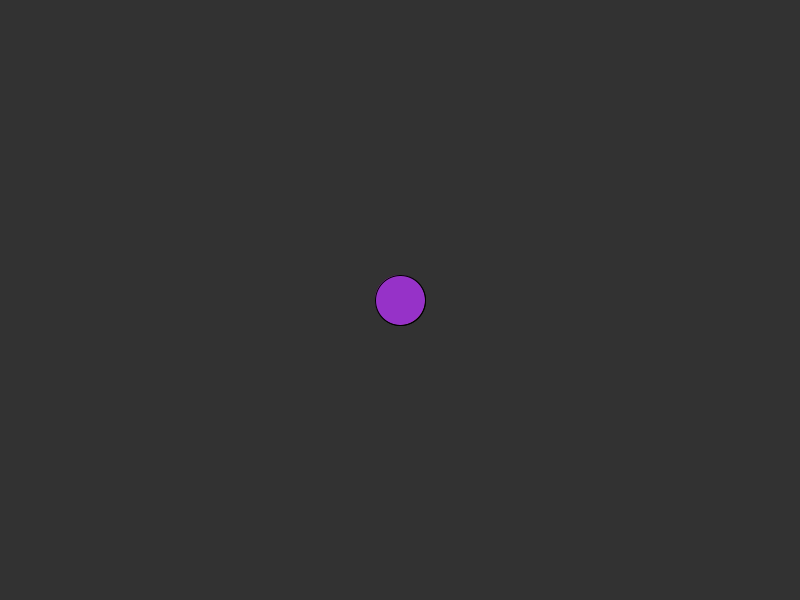
Frame 1 (no input)
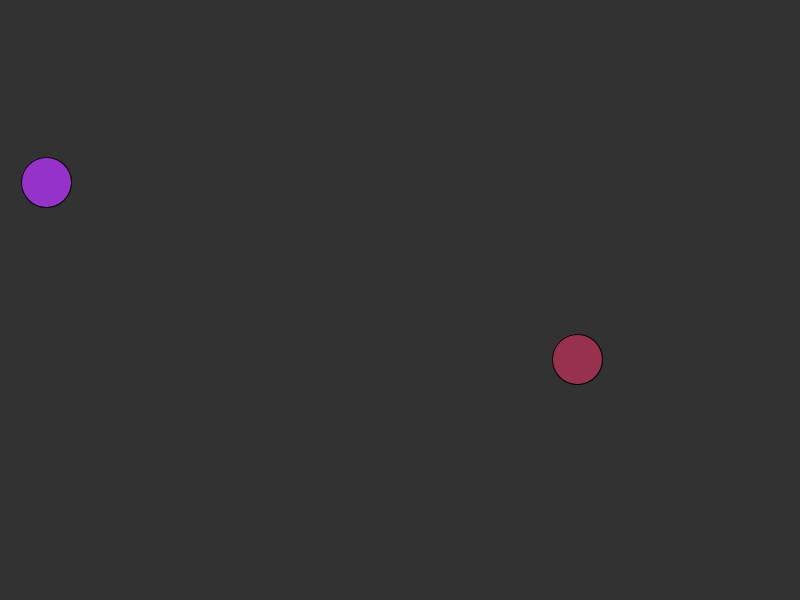
Frame 60 (the mouse pressed at the canvas centre just before this capture)
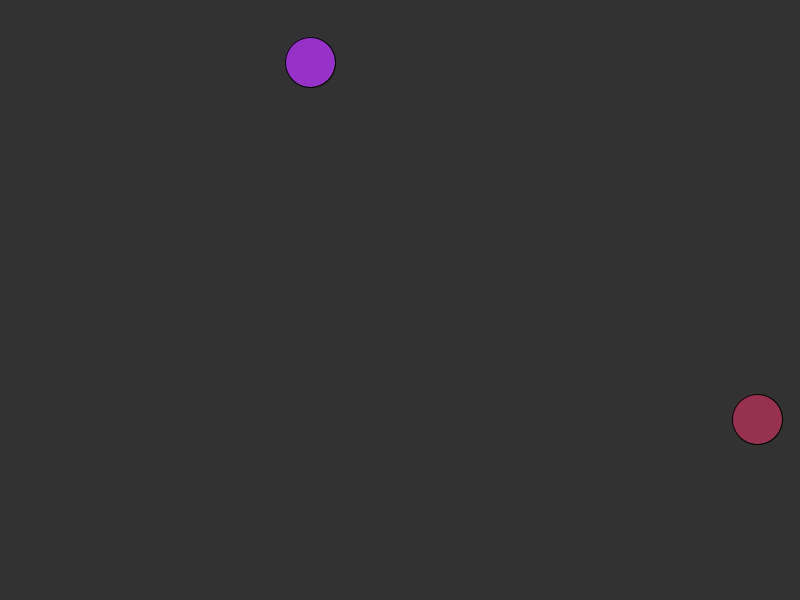
Frame 120 (the mouse held since frame 60 and released just before this capture)

The Processing sketch that drew these frames (run headless with seeded random() and noise(); from frame 60 on, the mouse is pressed at the canvas centre):

// Processing sketch: BouncingBallsAddSound
// ── BouncingBallsAddSound.pde
float x = 400;
float y = 300;
float cx = 3;
float cy = 1;
float x2 = 400;
float y2 = 300;
float cx2 = -6;
float cy2 = -2;

void setup(){
  //fullScreen();
  size(800, 600);
}

void draw(){
 background(50); 
 fill(150, 50, 80);
 circle(x, y, 50);
 x += cx;
 y += cy;
 
 if(x > width || x < 0){
   cx = -cx;
 }
  if(y > height || y < 0){
   cy = -cy;
 }
 
 fill(150, 50, 200);
 circle(x2, y2, 50);
 x2 += cx2;
 y2 += cy2;
 
 if(x2 > width || x2 < 0){
   cx2 = -cx2;
 }
  if(y2 > height || y2 < 0){
   cy2 = -cy2;
 }
 
}
